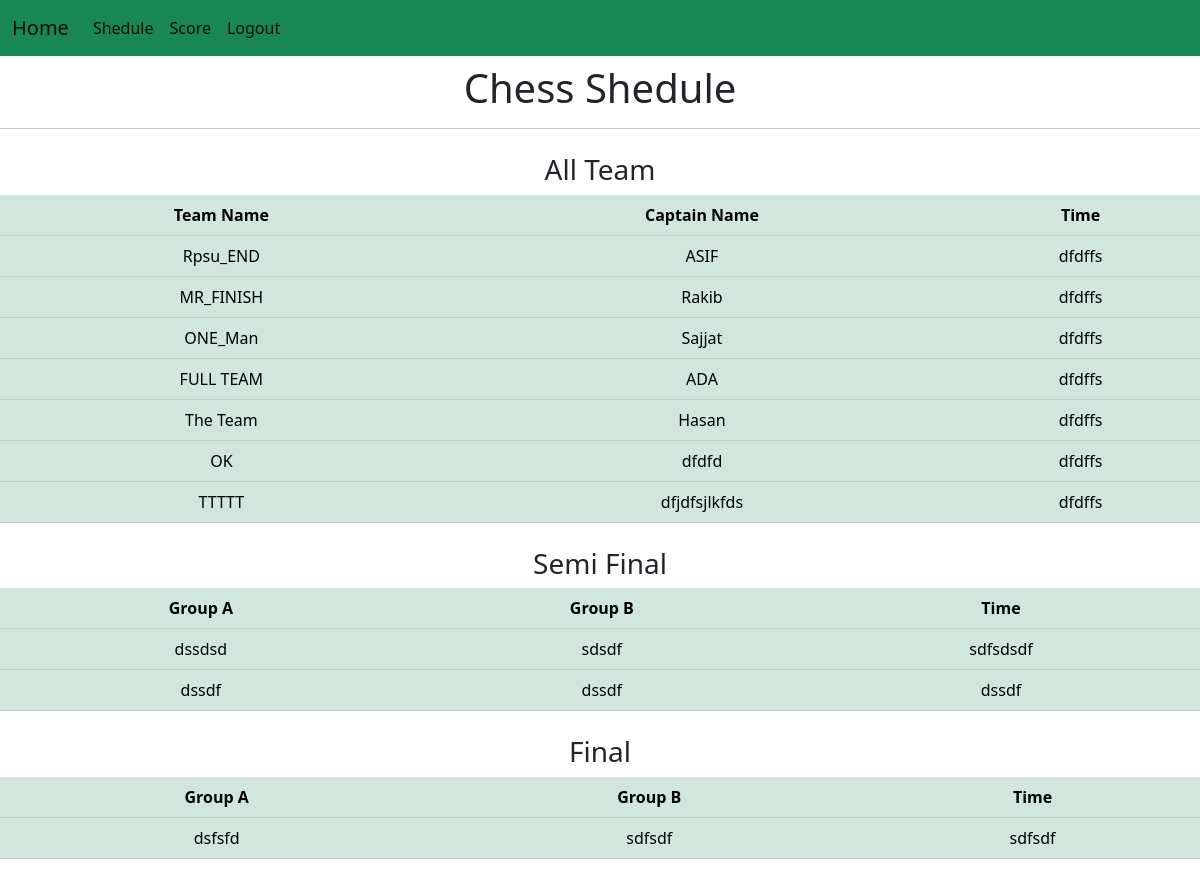
Screenshot of /shedule_chess/ with the database file from the repository.
### app/models.py (models this page shows, shortened)
class Chess(models.Model):
    DEPT_CHOICES=[('CSE','CSE'),
                  ('Pharmacy','Pharmacy'),
                  ('BBA','BBA'),
                  ('Law','Law'),
                  ('Fashion Design','Fashion Design'),
                  ('English','English')
                  ]
    teamname=models.CharField(max_length=20)
    dept=models.CharField(max_length=20,choices=DEPT_CHOICES)
    captainname=models.CharField(max_length=20)
    cid=models.IntegerField()

class Time_shedule(models.Model):
        cricket_time=models.CharField(max_length=200,blank=True)
        football_time=models.CharField(max_length=200,blank=True)
        volleyball_time=models.CharField(max_length=200,blank=True)
        kabaddi_time=models.CharField(max_length=200,blank=True)
        chess_time=models.CharField(max_length=200,blank=True)
        highjump_time=models.CharField(max_length=200,blank=True)
        pc1_time=models.CharField(max_length=200,blank=True)
        math_time=models.CharField(max_length=200,blank=True)
        ict_time=models.CharField(max_length=200,blank=True)
        rubiks_time=models.CharField(max_length=200,blank=True)
        table_time=models.CharField(max_length=200,blank=True)
        sprint_time=models.CharField(max_length=200,blank=True)
        badminton_time=models.CharField(max_length=200,blank=True)
        pc3_time=models.CharField(max_length=200,blank=True)
        video_time=models.CharField(max_length=200,blank=True)

class Semi_Final(models.Model):
    cricket_team1=models.CharField(max_length=200,blank=True)
    cricket_team2=models.CharField(max_length=200,blank=True)
    cricket_time1=models.CharField(max_length=200,blank=True)
    cricket_team3=models.CharField(max_length=200,blank=True)
    cricket_team4=models.CharField(max_length=200,blank=True)
    cricket_time2=models.CharField(max_length=200,blank=True)
    cricket_finalteam1=models.CharField(max_length=200,blank=True)
    cricket_finalteam2=models.CharField(max_length=200,blank=True)
    cricket_finaltime=models.CharField(max_length=200,blank=True)
    football_team1=models.CharField(max_length=200,blank=True)
    football_team2=models.CharField(max_length=200,blank=True)
    football_time1=models.CharField(max_length=200,blank=True)
    football_team3=models.CharField(max_length=200,blank=True)
    football_team4=models.CharField(max_length=200,blank=True)
    football_time2=models.CharField(max_length=200,blank=True)
    football_finalteam1=models.CharField(max_length=200,blank=True)
    football_finalteam2=models.CharField(max_length=200,blank=True)
    football_finaltime=models.CharField(max_length=200,blank=True)
    volleyball_team1=models.CharField(max_length=200,blank=True)
    volleyball_team2=models.CharField(max_length=200,blank=True)
    volleyball_time1=models.CharField(max_length=200,blank=True)
    volleyball_team3=models.CharField(max_length=200,blank=True)
    volleyball_team4=models.CharField(max_length=200,blank=True)
    volleyball_time2=models.CharField(max_length=200,blank=True)
    volleyball_finalteam1=models.CharField(max_length=200,blank=True)
    volleyball_finalteam2=models.CharField(max_length=200,blank=True)
    volleyball_finaltime=models.CharField(max_length=200,blank=True)
    kabaddi_team1=models.CharField(max_length=200,blank=True)
    kabaddi_team2=models.CharField(max_length=200,blank=True)
    kabaddi_time1=models.CharField(max_length=200,blank=True)
    kabaddi_team3=models.CharField(max_length=200,blank=True)
    kabaddi_team4=models.CharField(max_length=200,blank=True)
    kabaddi_time2=models.CharField(max_length=200,blank=True)
    kabaddi_finalteam1=models.CharField(max_length=200,blank=True)
    kabaddi_finalteam2=models.CharField(max_length=200,blank=True)
    kabaddi_finaltime=models.CharField(max_length=200,blank=True)
    chess_team1=models.CharField(max_length=200,blank=True)
    chess_team2=models.CharField(max_length=200,blank=True)
    chess_time1=models.CharField(max_length=200,blank=True)
    chess_team3=models.CharField(max_length=200,blank=True)
    chess_team4=models.CharField(max_length=200,blank=True)
    chess_time2=models.CharField(max_length=200,blank=True)
    chess_finalteam1=models.CharField(max_length=200,blank=True)
    chess_finalteam2=models.CharField(max_length=200,blank=True)
    chess_finaltime=models.CharField(max_length=200,blank=True)
    table_team1=models.CharField(max_length=200,blank=True)
    table_team2=models.CharField(max_length=200,blank=True)
    table_time1=models.CharField(max_length=200,blank=True)
    table_team3=models.CharField(max_length=200,blank=True)
    table_team4=models.CharField(max_length=200,blank=True)
    table_time2=models.CharField(max_length=200,blank=True)
    table_finalteam1=models.CharField(max_length=200,blank=True)
    table_finalteam2=models.CharField(max_length=200,blank=True)
    table_finaltime=models.CharField(max_length=200,blank=True)
    badminton_team1=models.CharField(max_length=200,blank=True)
    badminton_team2=models.CharField(max_length=200,blank=True)
    badminton_time1=models.CharField(max_length=200,blank=True)
    badminton_team3=models.CharField(max_length=200,blank=True)
    badminton_team4=models.CharField(max_length=200,blank=True)
    badminton_time2=models.CharField(max_length=200,blank=True)
    badminton_finalteam1=models.CharField(max_length=200,blank=True)
    badminton_finalteam2=models.CharField(max_length=200,blank=True)
    badminton_finaltime=models.CharField(max_length=200,blank=True)

### app/views.py (the view)
# urls.py: path('shedule_chess/',views.shedule_chess,name="shedule_chess"),
def shedule_chess(request):
     team=Chess.objects.all()
     time=Time_shedule.objects.all()
     final=Semi_Final.objects.all()
     context={'team':team, 'time':time,'final':final}
     return render(request,'app/shedule_chess.html',context)

### app/templates/app/shedule_chess.html
{%extends 'navbar2.html'%}
{%block content%}
                    <h1 class="text-center mt-2">Chess Shedule</h1>
                    <hr>
                    <div class="text-center mt-4">
                      <h3>All Team</h3>
                      <table class="table table-success table-hover">
                          <thead>
                            <tr>
                              <th>Team Name</th>
                              <th>Captain Name</th>
                              <th>Time</th>
                            </tr>
                          </thead>
                          <tbody>
                            {%for t in team%}
                            <tr>
                              <td>{{t.teamname}}</td>
                              <td>{{t.captainname}}</td>
                              {%for t in time%}
                              <td>{{t.chess_time}}</td>
                              {%endfor%}
                            </tr>
                            {%endfor%}
                          </tbody>
                        </table>
                    </div>
                    {%for f in final%}
                    <div class="text-center mt-4">
                        <h3>Semi Final</h3>
                        <table class="table table-success table-hover">
                            <thead>
                              <tr>
                                <th scope="col">Group A</th>
                                <th scope="col">Group B</th>
                                <th scope="col">Time</th>
                              </tr>
                            </thead>
                            <tbody>
                              <tr>
                                <td>{{f.chess_team1}}</td>
                                <td>{{f.chess_team2}}</td>
                                <td>{{f.chess_time1}}</td>
                              </tr>
                              <tr>
                                <td>{{f.chess_team3}}</td>
                                <td>{{f.chess_team4}}</td>
                                <td>{{f.chess_time2}}</td>
                              </tr>
                            </tbody>
                          </table>
                    </div>
                    <div class="text-center mt-4">
                        <h3>Final</h3>
                        <table class="table table-success table-hover">
                            <thead>
                              <tr>
                                <th scope="col">Group A</th>
                                <th scope="col">Group B</th>
                                <th scope="col">Time</th>
                              </tr>
                            </thead>
                            <tbody>
                              <tr>
                                <td>{{f.chess_finalteam1}}</td>
                                <td>{{f.chess_finalteam2}}</td>
                                <td>{{f.chess_finaltime}}</td>
                              </tr>
                            </tbody>
                          </table>
                    </div>
                    {%endfor%}
{%endblock%}

### rows the page displays
Chess: teamname "Rpsu_END", captainname "ASIF"
Time_shedule: chess_time "dfdffs"
Chess: teamname "MR_FINISH", captainname "Rakib"
Chess: teamname "ONE_Man", captainname "Sajjat"
Chess: teamname "FULL TEAM", captainname "ADA"
Chess: teamname "The Team", captainname "Hasan"
Chess: teamname "OK", captainname "dfdfd"
Chess: teamname "TTTTT", captainname "dfjdfsjlkfds"
Semi_Final: chess_team1 "dssdsd", chess_team2 "sdsdf", chess_time1 "sdfsdsdf", chess_team3 "dssdf", chess_team4 "dssdf", chess_time2 "dssdf", chess_finalteam1 "dsfsfd", chess_finalteam2 "sdfsdf", chess_finaltime "sdfsdf"
